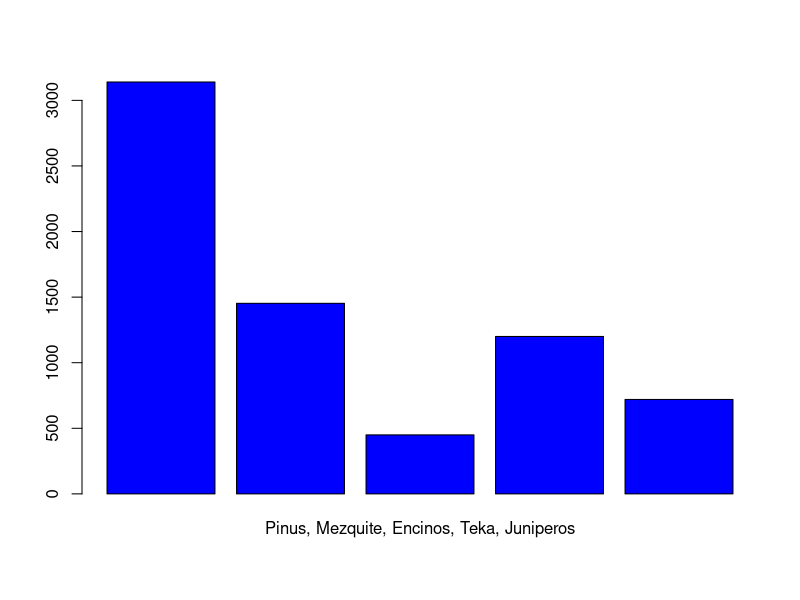
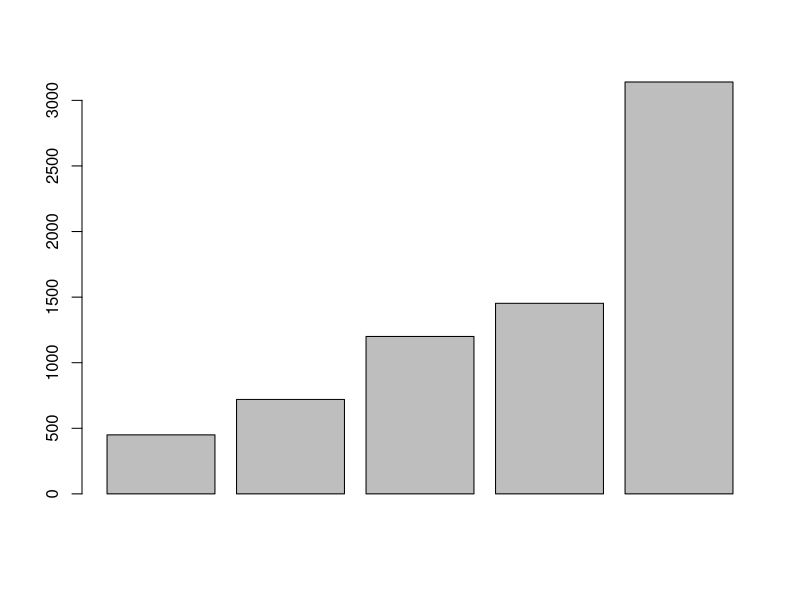

The R script that drew these images, in order:
#ANALISIS ESTADISTICO

#Nombre: Jonathan Abelardo Mata Hernandez
#Fecha: 03/02/2022
#Matricula: 1686965

#Asignación 1: Primer análisis en R

#Parte 2: Resolver los problemas que se enlistan a continuación.

#problema 1

#Un investigador realiza un inventario de la superficie reforestada por especie en la región centro mediante los reporte emitidos por CONAFOR. El investigador encuentra que la superficie reforestada con diferentes especies son las siguientes: la especie Pinus con 3140 has, Mezquite con 1453 has, Encinos con 450 has, Teka con 1200 has, Juiperos con 720 has.


especie <- c('Pinus, Mezquite, Encinos, Teka, Juniperos')


superficie <- c(3140, 1453, 450, 1200, 720)

barplot(height=superficie, names=especie,
        col=c('blue'))

sort(superficie)

barplot(sort(superficie))

mean(superficie)


#Problema 2

#Un técnico examina 30 cajas de Petri en las que se colocaron para germinar seis semillas y después de cierto tiempo cuenta el número de semillas germinadas en cada una de ellas. Los valores de las 30 observaciones son los siguientes:

#xi = 4, 1, 6, 2, 4, 2, 4, 2, 4, 6, 3, 5, 3, 2, 5, 4, 0, 5, 4, 2, 4, 5, 3, 5, 3, 5, 4, 3, 6, 2


germinación <- c(4, 1, 6, 2, 4, 2, 4, 2, 4, 6, 3, 5, 3, 2, 5, 4, 0, 5, 4, 2, 4, 5, 3, 5, 3, 5, 4, 3, 6, 2)

mean(germinación)

sd(germinación)


#Problema 3

#Un viverista mide la altura alcanzada por 25 plantas de Prosopis de un año de edad, obteniendolos siguientes valores:

altura <- c(38, 14, 44, 11, 9, 21, 39, 28, 41, 4, 35, 24, 36, 12, 20, 31, 24, 25, 10, 21, 11, 36, 37, 20, 26)

mean(altura)

sd(altura)
